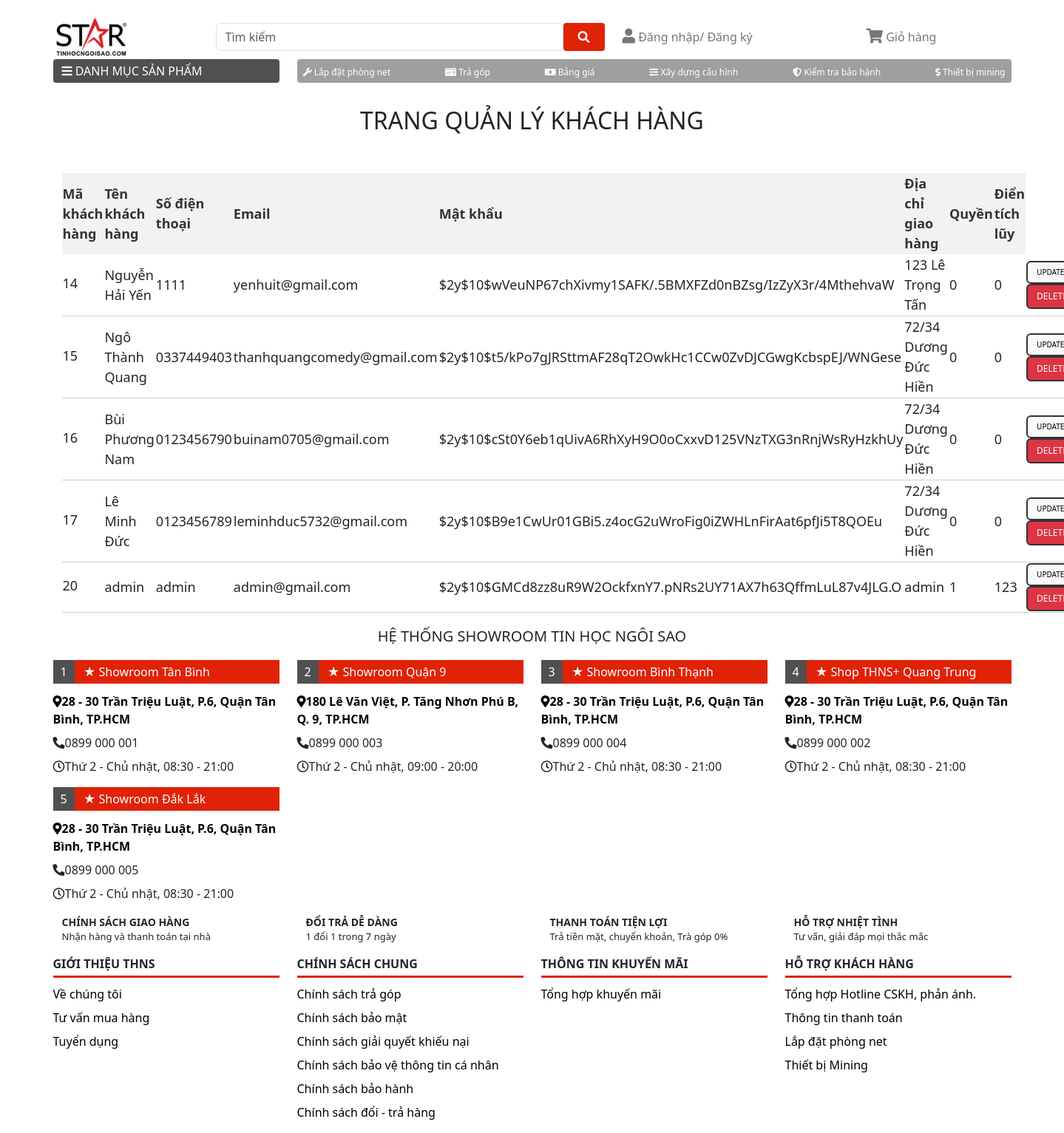
Screenshot of /DoAnPHP/quanlikhachhang.php with the database file from the repository.
### tables this page shows
CREATE TABLE `user` (
  `MaKhachHang` int(11) NOT NULL,
  `TenKhachHang` varchar(100) NOT NULL,
  `SoDienThoai` varchar(20) NOT NULL,
  `Email` varchar(100) NOT NULL,
  `MatKhau` varchar(200) NOT NULL,
  `DiaChiGiaoHang` varchar(100) NOT NULL,
  `QUYEN` int(11) NOT NULL,
  `DiemTichLuy` int(11) NOT NULL
);

### DoAnPHP/quanlikhachhang.php (the view, shortened to what this page needs)
<!DOCTYPE html PUBLIC "-//W3C//DTD XHTML 1.0 Transitional//EN" "http://www.w3.org/TR/xhtml1/DTD/xhtml1-transitional.dtd">
<html xmlns="http://www.w3.org/1999/xhtml">
<head>
<?php
	$pdo = new PDO("mysql:host=localhost;dbname=doanphp","root","");
    $pdo->query("set names utf8");
  	$sql = "select * from user";
	$sta = $pdo->prepare($sql);
	$sta->execute();
	$user = $sta->fetchAll(PDO::FETCH_OBJ);
	?>
<?php include("./include/layout/header.php"); ?>
<div class="container">
    <div id="Content" class="row">
            <div class="col-12">
                <br />
                <h2 align="center">TRANG QUẢN LÝ KHÁCH HÀNG</h2>
                <br />
                <div class="container">
                    <table style="width: 100%; border-collapse: collapse; margin: 20px 0; font-size: 18px; text-align: left;">
                        <tr style="background-color: #f2f2f2; color: #333; margin-right: 5px; padding-bottom: 10px;">
                            <th>Mã khách hàng</th>
                            <th>Tên khách hàng </th>
                            <th>Số điện thoại</th>
                            <th>Email</th>
                            <th>Mật khẩu</th>
                            <th>Địa chỉ giao hàng</th>
                            <th>Quyền</th>
                            <th>Điển tích lũy</th>
                        </tr>
                        <?php foreach ($user as $u) : ?>
                            <tr style="border-bottom: 1px solid #cdcdcd; margin-right: 5px;">
                                <td style="padding-bottom: 5px;"><?php echo $u->MaKhachHang; ?></td>
                                <td><?php echo $u->TenKhachHang ?></td>
                                <td><?php echo $u->SoDienThoai ?></td>
                                <td><?php echo $u->Email ?></td>
                                <td><?php echo $u->MatKhau ?></td>
                                <td><?php echo $u->DiaChiGiaoHang ?></td>
                                <td><?php echo $u->QUYEN ?></td>
                                <td><?php echo $u->DiemTichLuy ?></td>
                                <td>
                                    <a href='./capnhatkhachhang.php?mkh=<?php echo $u->MaKhachHang; ?>' class='btn btn-light' style='font-size:10px; text-align: left; border: 2px solid #333;'>UPDATE</a>
                                    <a href='./xoakhachhang.php?mkh=<?php echo $u->MaKhachHang; ?>' class='btn btn-danger' style='font-size:12px; text-align: left; border: 2px solid #333;'>DELETE</a>
                                </td>
                            </tr>
                        <?php endforeach ?>
                    </table>
                </div>
            </div>
        </div>
</div>
<?php include("./include/layout/footer.php"); ?>
</body>
</html>

### DoAnPHP/include/style/layout.css (style rules this page uses)
a { text-decoration: none; color: black; }

### rows the page displays
user: MaKhachHang "14", TenKhachHang "Nguyễn Hải Yến", SoDienThoai "1111", Email "yenhuit@gmail.com", MatKhau "$2y$10$wVeuNP67chXivmy1SAFK/.5BMXFZd0nBZsg/IzZyX3r/4MthehvaW", DiaChiGiaoHang "123 Lê Trọng Tấn", QUYEN "0", DiemTichLuy "0"
user: MaKhachHang "15", TenKhachHang "Ngô Thành Quang", SoDienThoai "0337449403", Email "thanhquangcomedy@gmail.com", MatKhau "$2y$10$t5/kPo7gJRSttmAF28qT2OwkHc1CCw0ZvDJCGwgKcbspEJ/WNGese", DiaChiGiaoHang "72/34 Dương Đức Hiền", QUYEN "0", DiemTichLuy "0"
user: MaKhachHang "16", TenKhachHang "Bùi Phương Nam", SoDienThoai "0123456790", Email "buinam0705@gmail.com", MatKhau "$2y$10$cSt0Y6eb1qUivA6RhXyH9O0oCxxvD125VNzTXG3nRnjWsRyHzkhUy", DiaChiGiaoHang "72/34 Dương Đức Hiền", QUYEN "0", DiemTichLuy "0"
user: MaKhachHang "17", TenKhachHang "Lê Minh Đức", SoDienThoai "0123456789", Email "leminhduc5732@gmail.com", MatKhau "$2y$10$B9e1CwUr01GBi5.z4ocG2uWroFig0iZWHLnFirAat6pfJi5T8QOEu", DiaChiGiaoHang "72/34 Dương Đức Hiền", QUYEN "0", DiemTichLuy "0"
user: MaKhachHang "20", TenKhachHang "admin", SoDienThoai "admin", Email "admin@gmail.com", MatKhau "$2y$10$GMCd8zz8uR9W2OckfxnY7.pNRs2UY71AX7h63QffmLuL87v4JLG.O", DiaChiGiaoHang "admin", QUYEN "1", DiemTichLuy "123"
